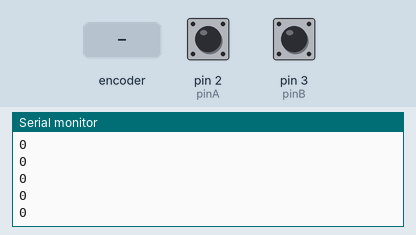
A sketch run on a simulated Arduino Uno, built with avr-gcc and run on an emulated ATmega328P. On the bench: the last lines printed to the serial monitor. Inputs (shaded band) come from the test bench; at power-on: pin 2 (pinA) HIGH, pin 3 (pinB) HIGH.

Above: at 1.2 s.
1.3 s: rotary encoder on pin 2 (pinA) / pin 3 (pinB) turned 1 step (first pin leading)
At 2.0 s:
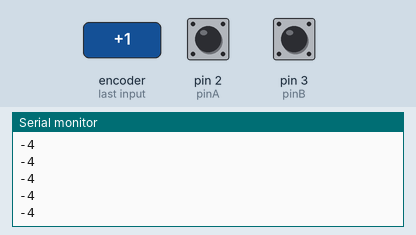
3.0 s: rotary encoder on pin 2 (pinA) / pin 3 (pinB) turned 1 step (first pin leading)
At 3.6 s:
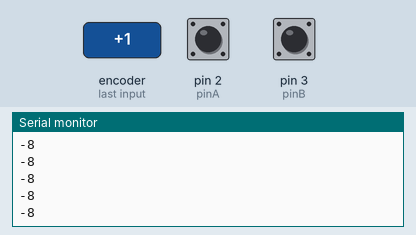
Timing chart, 0 to 6.0 s (numbered marks = the images above; inputs shaded):
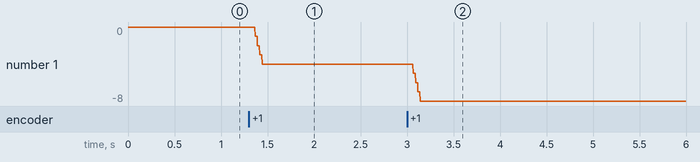

The sketch:

encoder.ino
```cpp
#define pinA 2
#define pinB 3

short rot_count = 0;  // 2048 8192cnt
int direction = 0;
int parse;

void setup()
{
  int current_a;
  int current_b;

  Serial.begin(9600);
  pinMode(pinA,INPUT);
  pinMode(pinB,INPUT);

  current_a = digitalRead(pinA);
  current_b = digitalRead(pinB);

//初期位置
  if(( current_a == 0 ) && ( current_b == 0 ))    // A,Bとも０
  {
    parse = 0;
  }
  if(( current_a == 1 ) && ( current_b == 0 ))    // A=1,B=0
  {
    parse = 1;
  }
  if(( current_a == 1 ) && ( current_b == 1 ))    // A,Bとも1
  {
    parse = 2;
  }
  if(( current_a == 0 ) && ( current_b == 1 ))    // A=0,B=1
  {
    parse = 3;
  }

  attachInterrupt(pinA-2,rotary_changedPin,CHANGE);
  attachInterrupt(pinB-2,rotary_changedPin,CHANGE);
}

void loop()
{
  //シリアルコンソールに現在の値を出力。
  Serial.println(rot_count);
  delayMicroseconds(1000);
}

//pinの割り込み処理
void rotary_changedPin()
{
  int now_a;
  int now_b;
  now_a = digitalRead(pinA);
  now_b = digitalRead(pinB);

  if( parse == 0 )
  {
    if(( now_a == 1 ) && (now_b == 0 )) // reverse=CCW
    {
      rot_count--;
      direction = 0; //CCW
      parse = 1;
      return;
    } else if (( now_a == 0 ) && ( now_b == 1)) //foward = CW
    {
        rot_count++;
        direction = 1;    //CW
        parse = 3;
        return;
    } else {
         // fatal error
    }
  }
  if( parse == 1 )
  {
    if(( now_a == 1 ) && (now_b == 1 )) // reverse = CCW
    {
      rot_count--;
      direction= 0;    //CCW
      parse = 2;
      return;
    } else if (( now_a == 0 ) && ( now_b == 0)) //foward = CW
    {
        rot_count++;
        direction = 1;    // CW
        parse = 0;
        return;
    } else {
       // fatal error
    }
  }
  if( parse == 2 )
  {
    if(( now_a == 0 ) && (now_b == 1 )) // reverse = CCW
    {
      rot_count--;
      direction= 0;    //CCW
      parse = 3;
      return;
    } else if (( now_a == 1 ) && ( now_b == 0)) //foward = CW
    {
        rot_count++;
        direction = 1;    // CW
        parse = 1;
        return;
    } else {
       // fatal error
    }
  }
  if( parse == 3 )
  {
    if(( now_a == 0 ) && (now_b == 0 )) // reverse = CCW
    {
      rot_count--;
      direction= 0;    //CCW
      parse = 0;
      return;
    } else if (( now_a == 1 ) && ( now_b == 1)) //foward = CW
    {
        rot_count++;
        direction = 1;    // CW
        parse = 2;
        return;
    } else {
       // fatal error
    }
  }
}
```

Measured:
- after the input at 1.3 s, the serial monitor: prints a new line after 0.07 s (image 1)
- after the input at 3.0 s, the serial monitor: prints a new line after 0.07 s (image 2)
- plotted number 1: 0 → -4 after the input at 1.3 s, -4 → -8 after the input at 3.0 s
